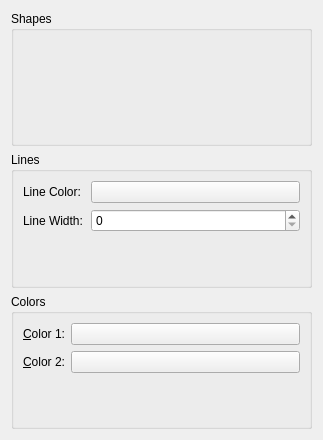
<?xml version="1.0" encoding="UTF-8"?>
<ui version="4.0">
 <class>WdgMultigridPatternOptions</class>
 <widget class="QWidget" name="WdgMultigridPatternOptions">
  <property name="geometry">
   <rect>
    <x>0</x>
    <y>0</y>
    <width>323</width>
    <height>440</height>
   </rect>
  </property>
  <layout class="QVBoxLayout" name="verticalLayout_2">
   <item>
    <widget class="QGroupBox" name="groupBox_2">
     <property name="title">
      <string>Shapes</string>
     </property>
     <layout class="QVBoxLayout" name="verticalLayout">
      <item>
       <widget class="KisSliderSpinBox" name="sldDimensions" native="true"/>
      </item>
      <item>
       <widget class="KisSliderSpinBox" name="sldDivisions" native="true"/>
      </item>
      <item>
       <widget class="KisDoubleSliderSpinBox" name="sldOffset" native="true"/>
      </item>
     </layout>
    </widget>
   </item>
   <item>
    <widget class="QGroupBox" name="groupBox_3">
     <property name="title">
      <string>Lines</string>
     </property>
     <layout class="QFormLayout" name="formLayout_3">
      <item row="0" column="0">
       <widget class="QLabel" name="label_3">
        <property name="text">
         <string>Line Color: </string>
        </property>
       </widget>
      </item>
      <item row="0" column="1">
       <widget class="KisColorButton" name="bnLineColor"/>
      </item>
      <item row="1" column="0">
       <widget class="QLabel" name="label_4">
        <property name="text">
         <string>Line Width:</string>
        </property>
       </widget>
      </item>
      <item row="1" column="1">
       <widget class="QSpinBox" name="spnLineWidth"/>
      </item>
     </layout>
    </widget>
   </item>
   <item>
    <widget class="QGroupBox" name="groupBox">
     <property name="title">
      <string>Colors</string>
     </property>
     <layout class="QFormLayout" name="formLayout">
      <item row="0" column="0">
       <widget class="QLabel" name="lblColor">
        <property name="text">
         <string>&amp;Color 1:</string>
        </property>
        <property name="alignment">
         <set>Qt::AlignRight|Qt::AlignTrailing|Qt::AlignVCenter</set>
        </property>
        <property name="buddy">
         <cstring>bnColor1</cstring>
        </property>
       </widget>
      </item>
      <item row="0" column="1">
       <widget class="KisColorButton" name="bnColor1"/>
      </item>
      <item row="1" column="0">
       <widget class="QLabel" name="lblColor2">
        <property name="text">
         <string>&amp;Color 2:</string>
        </property>
        <property name="alignment">
         <set>Qt::AlignRight|Qt::AlignTrailing|Qt::AlignVCenter</set>
        </property>
        <property name="buddy">
         <cstring>bnColor1</cstring>
        </property>
       </widget>
      </item>
      <item row="1" column="1">
       <widget class="KisColorButton" name="bnColor2"/>
      </item>
      <item row="2" column="0" colspan="2">
       <widget class="KisDoubleSliderSpinBox" name="sldColorRatio" native="true"/>
      </item>
      <item row="3" column="0" colspan="2">
       <widget class="KisDoubleSliderSpinBox" name="sldColorIntersect" native="true"/>
      </item>
      <item row="4" column="0" colspan="2">
       <widget class="KisDoubleSliderSpinBox" name="sldColorIndex" native="true"/>
      </item>
     </layout>
    </widget>
   </item>
  </layout>
 </widget>
 <customwidgets>
  <customwidget>
   <class>KisDoubleSliderSpinBox</class>
   <extends>QWidget</extends>
   <header>kis_slider_spin_box.h</header>
   <container>1</container>
  </customwidget>
  <customwidget>
   <class>KisColorButton</class>
   <extends>QPushButton</extends>
   <header>kis_color_button.h</header>
  </customwidget>
  <customwidget>
   <class>KisSliderSpinBox</class>
   <extends>QWidget</extends>
   <header location="global">kis_slider_spin_box.h</header>
   <container>1</container>
  </customwidget>
 </customwidgets>
 <resources/>
 <connections/>
</ui>
